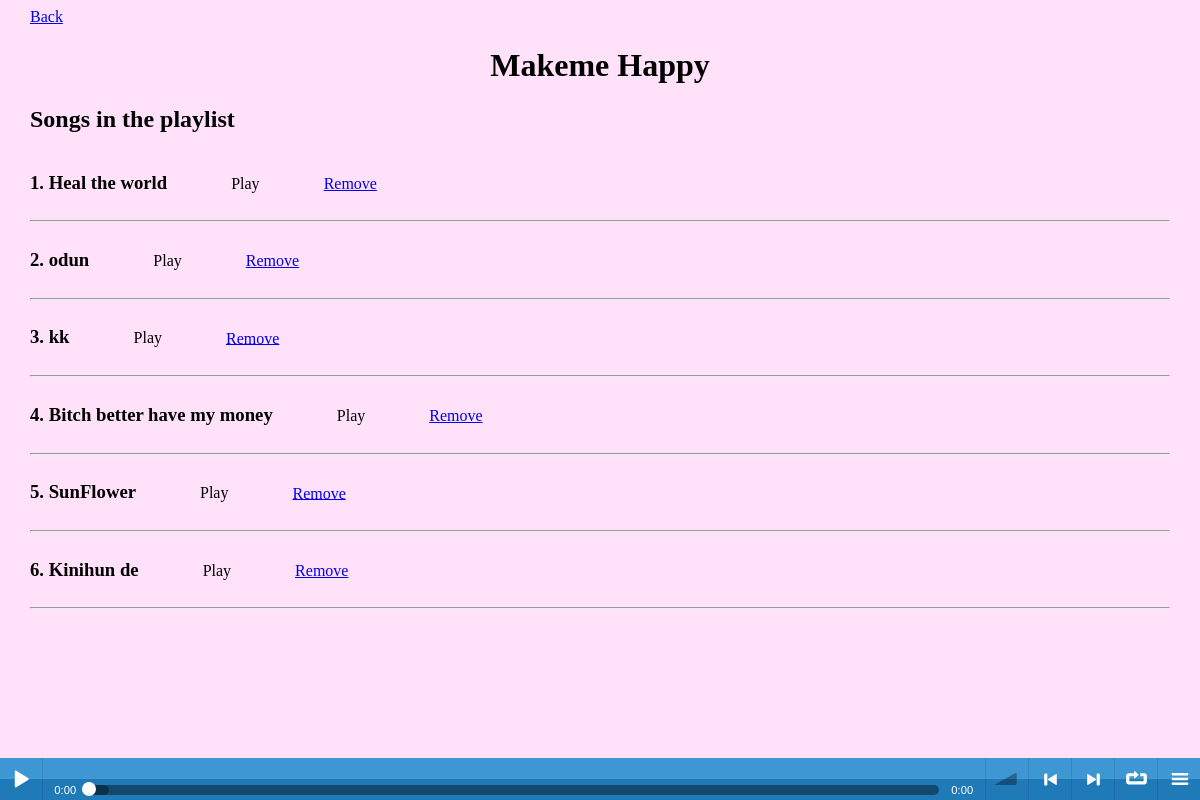
Page /home/playlists/Makeme Happy/ (signed in) on the committed database.
### tutorials/models.py (models this page shows, shortened)
class Newplaylist(models.Model):
    name = models.CharField(max_length=100)
    owner = models.ForeignKey(User, on_delete=models.CASCADE)
    songs = models.ManyToManyField(Song)
    created_on = models.DateTimeField(auto_now_add=True)
    updated_on = models.DateTimeField(auto_now=True)

class Song(models.Model):
    album = models.ForeignKey(Album, on_delete=models.CASCADE)
    real_song = models.FileField(upload_to='music', default='/media/music/leesun.mp3', help_text='Hint: Files must be MP3 or MP4')
    file_type = models.CharField(choices=AUDIO_FORMAT, default='MPEG3', max_length=100)
    song_title = models.CharField(max_length=100)
    is_favourite = models.BooleanField(default=False)
    objects = SearchSongModelManager()

### tutorials/views.py (the view)
# urls.py: path('playlists/<str:playlistname>/', views.myplaylists_songs, name='playlistsongs'),
@login_required
def myplaylists_songs(request,playlistname):
    playlist = Newplaylist.objects.get(name=playlistname)
    context = {'playlist': playlist}
    if playlist.owner == request.user:
        return render(request, 'tutorials/playlist_details.html', context)
    else:
        raise Http404

### tutorials/models.py (called while the page is built)
    def get_queryset(self):
        return customsongqueryset(self.model,using=self.db)

### tutorials/templates/tutorials/playlist_details.html (shortened to what this page needs)
{% extends 'tutorials/base.html' %}
{% block statics %}
        {% load staticfiles %}
{% endblock %}
{% block body %}
    <a href="{% url 'playlist' %}">Back</a>
    <h1 style="text-align: center">{{ playlist.name }}</h1>
    <h2>Songs in the playlist</h2>
    {% if playlist.songs.all %}
    <div class="sm2-playlist-cover">
        <ul class="sm2-playlist-back">
             {% for song in playlist.songs.all %}
                 <div id="{{ forloop.counter }}">
                    <h3>{{ forloop.counter }}. {{ song.song_title }}</h3>
                    <li class="theli"><a  id={{ forloop.counter }}><span class="label">Play</span></a></li>
                    <span><a href="{% url 'addorremoveplaylist' alpha='remove' num=song.id  playlist=playlist.name %}">Remove</a></span>
                 </div>
                 <hr>
            {% endfor %}
        </ul>
    </div>
    <br>
{% else %}
        there are no songs yet under this album
{% endif %}
	<div class="sm2-bar-ui full-width fixed">
 <div class="bd sm2-main-controls">
  <div class="sm2-inline-gradient"></div>
  <div class="sm2-inline-element sm2-button-element">
   <div class="sm2-button-bd">
    <a href="#play" class="sm2-inline-button sm2-icon-play-pause">Play / pause</a>
   </div>
  </div>
  <div class="sm2-inline-element sm2-inline-status">
   <div class="sm2-playlist">
    <div class="sm2-playlist-target">
    </div>
   </div>
   <div class="sm2-progress">
    <div class="sm2-row">
    <div class="sm2-inline-time">0:00</div>
     <div class="sm2-progress-bd">
      <div class="sm2-progress-track">
       <div class="sm2-progress-bar"></div>
       <div class="sm2-progress-ball"><div class="icon-overlay"></div></div>
      </div>
     </div>
     <div class="sm2-inline-duration">0:00</div>
    </div>
   </div>
  </div>
  <div class="sm2-inline-element sm2-button-element sm2-volume">
   <div class="sm2-button-bd">
    <span class="sm2-inline-button sm2-volume-control volume-shade"></span>
    <a href="#volume" class="sm2-inline-button sm2-volume-control"><span> yy</span>volume</a>
   </div>
  </div>
  <div class="sm2-inline-element sm2-button-element">
   <div class="sm2-button-bd">
    <a href="#prev" title="Previous" class="sm2-inline-button sm2-icon-previous">&lt; previous</a>
   </div>
  </div>
  <div class="sm2-inline-element sm2-button-element">
   <div class="sm2-button-bd">
    <a href="#next" title="Next" class="sm2-inline-button sm2-icon-next">&gt; next</a>
   </div>
  </div>
  <div class="sm2-inline-element sm2-button-element">
   <div class="sm2-button-bd">
    <a href="#repeat" title="Repeat playlist" class="sm2-inline-button sm2-icon-repeat">&infin; repeat</a>
   </div>
  </div>
  <div class="sm2-inline-element sm2-button-element sm2-menu">
   <div class="sm2-button-bd">
    <a href="#menu" class="sm2-inline-button sm2-icon-menu">menu</a>
   </div>
  </div>
 </div>
</div>
{% endblock %}

### tutorials/static/tutorials/styles.css (style rules this page uses)
body { background-color: rgba(255, 129, 234, 0.23); }
.sm2-playlist-back { list-style: none; padding: 0; margin: 0; }
.sm2-playlist-back h3 { display:inline-block; }
.sm2-playlist-back .theli { display:inline-block; text-align: right; }
.sm2-playlist-back li a { cursor: pointer; }
.theli { margin: 0 60px; }

### rows in the picture
Newplaylist: name "Makeme Happy"
Song: song_title "Heal the world"
Song: song_title "odun"
Song: song_title "kk"
Song: song_title "Bitch better have my money"
Song: song_title "SunFlower"
Song: song_title "Kinihun de"
